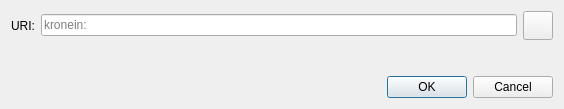
<?xml version="1.0" encoding="UTF-8"?>
<ui version="4.0">
 <class>OpenURIDialog</class>
 <widget class="QDialog" name="OpenURIDialog">
  <property name="geometry">
   <rect>
    <x>0</x>
    <y>0</y>
    <width>564</width>
    <height>109</height>
   </rect>
  </property>
  <property name="windowTitle">
   <string>Open Kronein URI</string>
  </property>
  <layout class="QVBoxLayout" name="verticalLayout">
   <item>
    <layout class="QHBoxLayout" name="horizontalLayout">
     <item>
      <widget class="QLabel" name="label">
       <property name="text">
        <string>URI:</string>
       </property>
      </widget>
     </item>
     <item>
      <widget class="QValidatedLineEdit" name="uriEdit">
       <property name="placeholderText">
        <string notr="true">kronein:</string>
       </property>
      </widget>
     </item>
     <item>
      <widget class="QToolButton" name="pasteButton">
       <property name="toolTip">
        <string extracomment="Tooltip text for button that allows you to paste an address that is in your clipboard.">Paste address from clipboard</string>
       </property>
       <property name="text">
        <string/>
       </property>
       <property name="icon">
        <iconset resource="../bitcoin.qrc">
         <normaloff>:/icons/editpaste</normaloff>:/icons/editpaste
        </iconset>
       </property>
       <property name="iconSize">
        <size>
         <width>22</width>
         <height>22</height>
        </size>
       </property>
      </widget>
     </item>
    </layout>
   </item>
   <item>
    <spacer name="verticalSpacer">
     <property name="orientation">
      <enum>Qt::Vertical</enum>
     </property>
     <property name="sizeHint" stdset="0">
      <size>
       <width>20</width>
       <height>40</height>
      </size>
     </property>
    </spacer>
   </item>
   <item>
    <widget class="QDialogButtonBox" name="buttonBox">
     <property name="orientation">
      <enum>Qt::Horizontal</enum>
     </property>
     <property name="standardButtons">
      <set>QDialogButtonBox::Cancel|QDialogButtonBox::Ok</set>
     </property>
    </widget>
   </item>
  </layout>
 </widget>
 <customwidgets>
  <customwidget>
   <class>QValidatedLineEdit</class>
   <extends>QLineEdit</extends>
   <header>qt/qvalidatedlineedit.h</header>
  </customwidget>
 </customwidgets>
 <resources/>
 <connections>
  <connection>
   <sender>buttonBox</sender>
   <signal>accepted()</signal>
   <receiver>OpenURIDialog</receiver>
   <slot>accept()</slot>
   <hints>
    <hint type="sourcelabel">
     <x>248</x>
     <y>254</y>
    </hint>
    <hint type="destinationlabel">
     <x>157</x>
     <y>274</y>
    </hint>
   </hints>
  </connection>
  <connection>
   <sender>buttonBox</sender>
   <signal>rejected()</signal>
   <receiver>OpenURIDialog</receiver>
   <slot>reject()</slot>
   <hints>
    <hint type="sourcelabel">
     <x>316</x>
     <y>260</y>
    </hint>
    <hint type="destinationlabel">
     <x>286</x>
     <y>274</y>
    </hint>
   </hints>
  </connection>
 </connections>
</ui>
